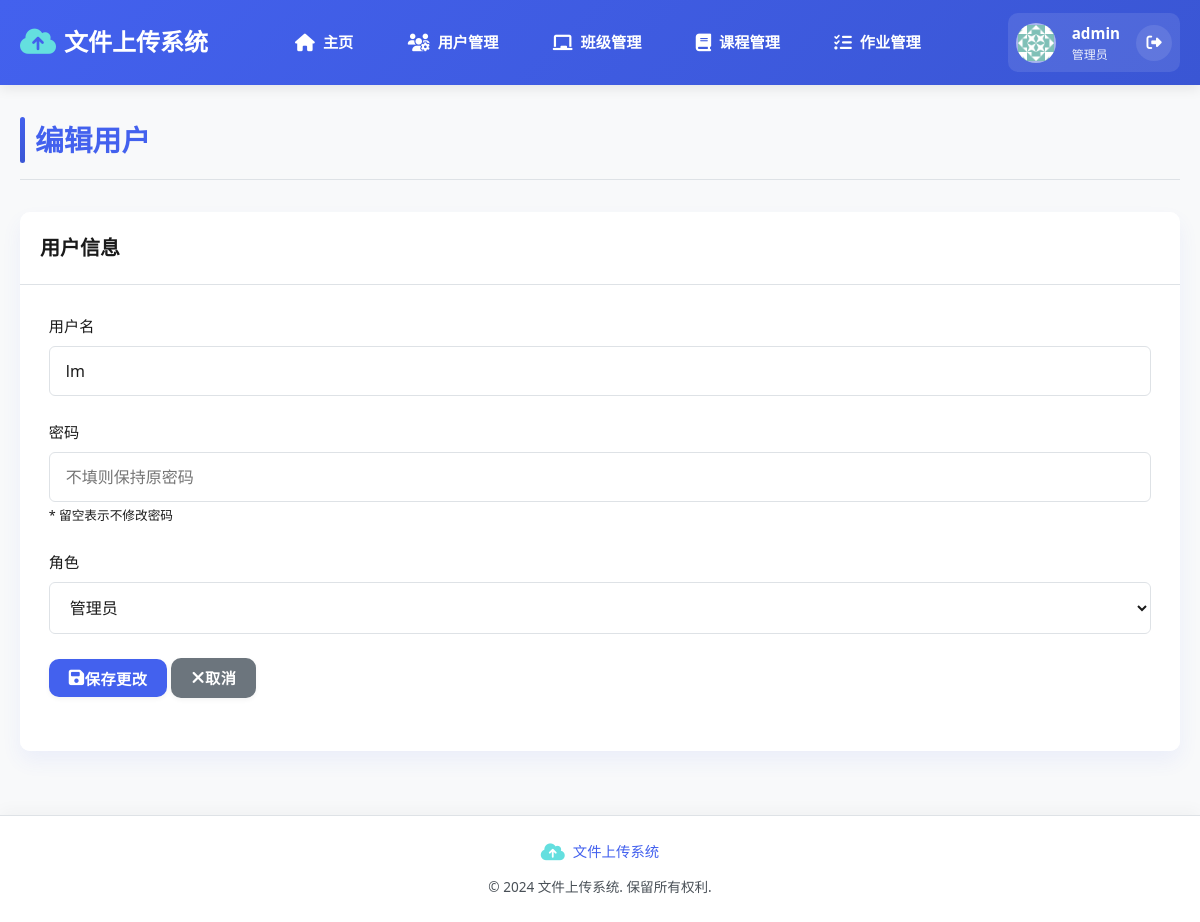
Page /users/2/edit (signed in) on the earlier database version.
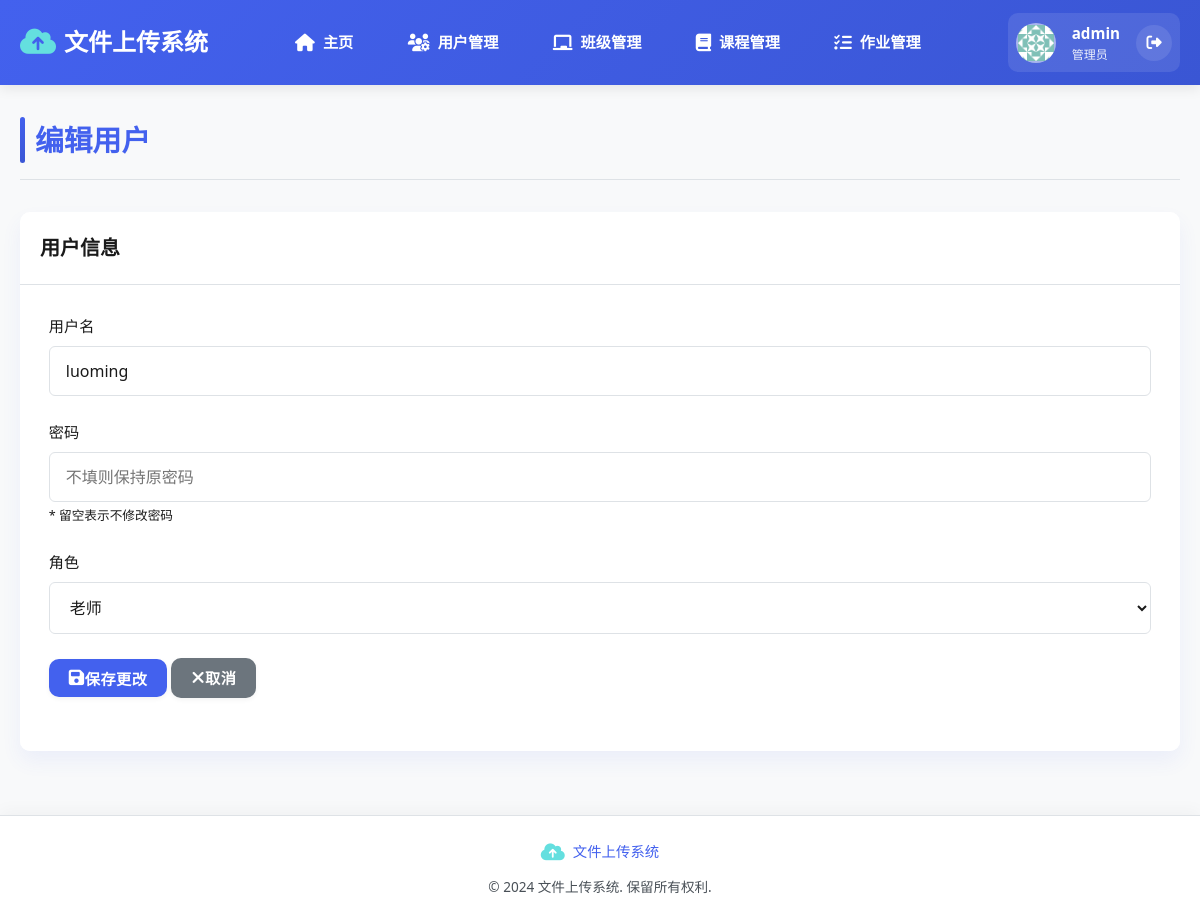
Same page on the later database version.
### app/models/models.py (models this page shows)
class User(Base):
    __tablename__ = "users"
    id = Column(Integer, primary_key=True, index=True)
    username = Column(String, unique=True, index=True)
    hashed_password = Column(String)
    role = Column(String)  # admin, teacher, student
    created_at = Column(DateTime, default=datetime.datetime.now)
    classes = relationship("Class", secondary=class_student_association, back_populates="students")
    teacher_classes = relationship("Class", back_populates="teacher")
    assignments = relationship("Assignment", back_populates="teacher")
    submissions = relationship("Submission", back_populates="student")

### app/routers/users.py (the view)
@router.get("/users/{user_id}/edit", response_class=HTMLResponse, name="edit_user")
async def edit_user_page(
    user_id: int,
    request: Request,
    current_user: User = Depends(admin_required),
    db: Session = Depends(get_db)
):
    user = db.query(User).filter(User.id == user_id).first()
    if not user:
        raise HTTPException(status_code=404, detail="用户不存在")
    is_admin_account = user.username == "admin"
    return templates.TemplateResponse(
        "user_edit.html",
        {"request": request, "user": current_user, "edit_user": user, "is_admin_account": is_admin_account}
    )

### templates/user_edit.html (shortened to what this page needs)
{% extends "layout.html" %}
{% block content %}
<div class="page-header">
    <h1>编辑用户</h1>
</div>
<div class="card">
    <div class="card-header">
        <h2>用户信息</h2>
    </div>
    <div class="card-body">
        <form action="{{ url_for('update_user', user_id=edit_user.id) }}" method="post" class="needs-validation">
            <div class="form-group">
                <label for="username">用户名</label>
                <input type="text" id="username" name="username" value="{{ edit_user.username }}" {% if is_admin_account %}readonly{% endif %} required>
            </div>
            <div class="form-group">
                <label for="password">密码</label>
                <input type="password" id="password" name="password" placeholder="不填则保持原密码">
                <small class="text-muted">* 留空表示不修改密码</small>
            </div>
            <div class="form-group">
                <label for="role">角色</label>
                <select id="role" name="role" {% if is_admin_account %}disabled{% endif %} required>
                    <option value="admin" {% if edit_user.role == 'admin' %}selected{% endif %}>管理员</option>
                    <option value="teacher" {% if edit_user.role == 'teacher' %}selected{% endif %}>老师</option>
                </select>
            </div>
            <div class="form-group">
                <button type="submit" class="btn btn-primary"><i class="fas fa-save"></i> 保存更改</button>
                <a href="{{ url_for('admin_panel') }}" class="btn btn-secondary"><i class="fas fa-times"></i> 取消</a>
            </div>
        </form>
    </div>
</div>
{% endblock %}

Differences in the rows shown:
changed User: username "lm" → "luoming"; role "管理员" → "老师"
